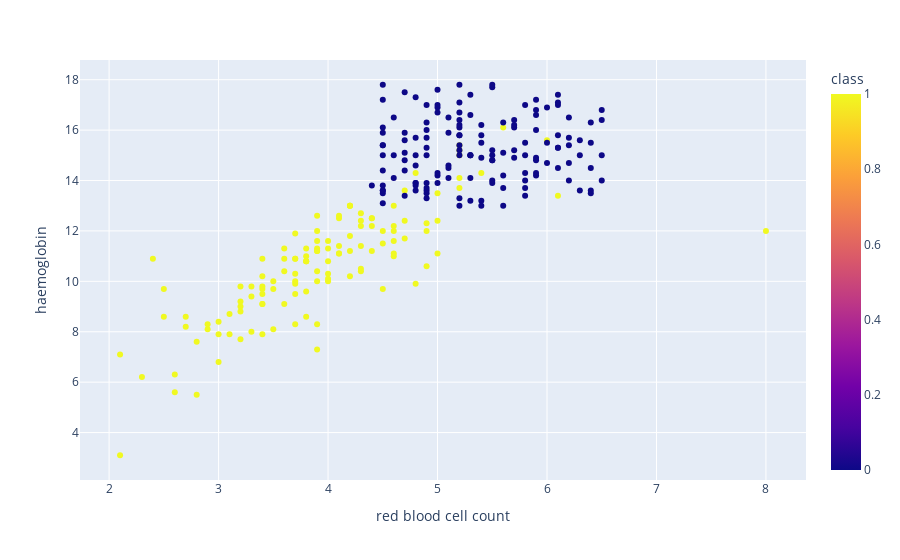

Notebook source saved alongside this figure:
### Code cell
scatters('red blood cell count', 'haemoglobin')

### Figure 1 — Plotly figure (JSON) as saved in the notebook; plotly's stock layout.template omitted (floating-point values rounded to 4 significant figures; data arrays with more than 128 entries replaced by an {"elided": "..."} marker saying what was removed)
{"data": [{"hovertemplate": "red blood cell count=%{x}<br>haemoglobin=%{y}<br>class=%{marker.color}<extra></extra>", "legendgroup": "", "marker": {"color": {"elided": "400 int values"}, "coloraxis": "coloraxis", "symbol": "circle"}, "mode": "markers", "name": "", "orientation": "v", "showlegend": false, "type": "scatter", "x": {"elided": "400 float values"}, "xaxis": "x", "y": {"elided": "400 float values"}, "yaxis": "y"}], "layout": {"coloraxis": {"colorbar": {"title": {"text": "class"}}, "colorscale": [[0, "#0d0887"], [0.1111, "#46039f"], [0.2222, "#7201a8"], [0.3333, "#9c179e"], [0.4444, "#bd3786"], [0.5556, "#d8576b"], [0.6667, "#ed7953"], [0.7778, "#fb9f3a"], [0.8889, "#fdca26"], [1, "#f0f921"]]}, "legend": {"tracegroupgap": 0}, "margin": {"t": 60}, "xaxis": {"anchor": "y", "domain": [0, 1], "title": {"text": "red blood cell count"}}, "yaxis": {"anchor": "x", "domain": [0, 1], "title": {"text": "haemoglobin"}}}}
